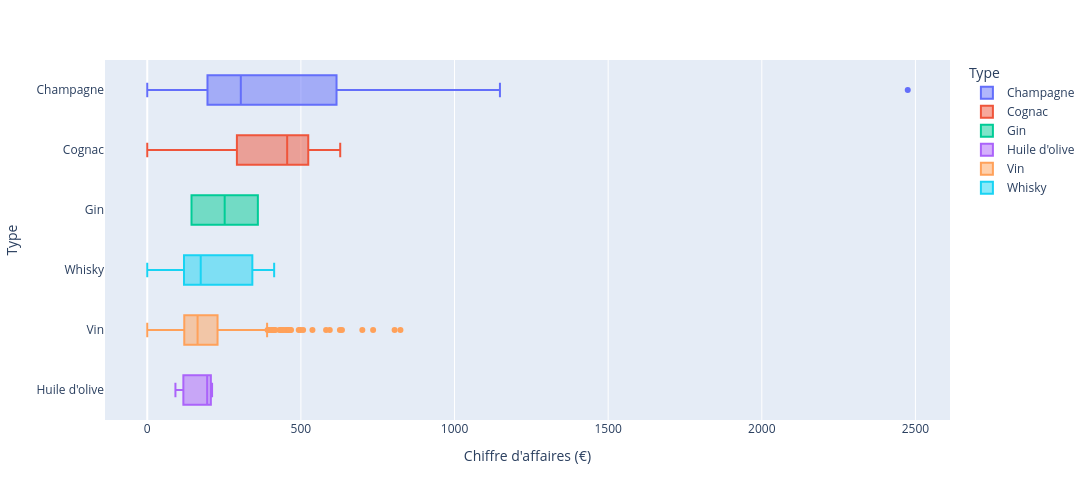

Notebook source saved alongside this figure:
### Code cell
fig = px.box(
    df_clean, y="type", x="CA", color="type", category_orders=category_orders, hover_data=df_clean,
    labels={"type":"Type","CA":"Chiffre d'affaires (€)"}, width=1100, height=500,
)
fig.update_layout(yaxis_categoryorder="mean ascending")
fig.show()

### Figure 1 — Plotly figure (JSON) as saved in the notebook; plotly's stock layout.template omitted (floating-point values rounded to 4 significant figures; data arrays with more than 128 entries replaced by an {"elided": "..."} marker saying what was removed)
{"data": [{"alignmentgroup": "True", "customdata": {"elided": "26x8 mixed values"}, "hovertemplate": "Type=%{y}<br>Chiffre d'affaires (€)=%{x}<br>product_id=%{customdata[0]}<br>price=%{customdata[1]}<br>stock_quantity=%{customdata[2]}<br>purchase_price=%{customdata[3]}<br>sku=%{customdata[4]}<br>title=%{customdata[5]}<br>name=%{customdata[6]}<br>total_sales=%{customdata[7]}<extra></extra>", "legendgroup": "Champagne", "marker": {"color": "#636efa"}, "name": "Champagne", "notched": false, "offsetgroup": "Champagne", "orientation": "h", "showlegend": true, "type": "box", "x": [2475.0, 1148.0, 1113.0, 781.2, 675.0, 672.0, 616.0, 599.2, 556.5, 372.6, 345.0, 343.0, 312.0, 297.0, 295.0, 270.0, 264.0, 213.0, 212.0, 196.0, 195.0, 180.0, 177.0, 154.8, 112.5, 0.0], "x0": " ", "xaxis": "x", "y": ["Champagne", "Champagne", "Champagne", "Champagne", "Champagne", "Champagne", "Champagne", "Champagne", "Champagne", "Champagne", "Champagne", "Champagne", "Champagne", "Champagne", "Champagne", "Champagne", "Champagne", "Champagne", "Champagne", "Champagne", "Champagne", "Champagne", "Champagne", "Champagne", "Champagne", "Champagne"], "y0": " ", "yaxis": "y"}, {"alignmentgroup": "True", "customdata": [[4406, 157, 12, 69.08, "7819", "Cognac Frapin Château de Fontpinot 1989 20 Ans d'Age", "cognac-frapin-chateau-de-fontpinot-1989-20-ans", 4], [4402, 176, 11, 78.25, "3510", "Cognac Frapin VIP XO", "cognac-frapin-vip-xo", 3], [4407, 104, 14, 46.71, "3509", "Cognac Frapin Cigar Blend", "cognac-frapin-cigar-blend", 5], [4405, 68.1, 15, 32.46, "13230", "Cognac Frapin Château de Fontpinot XO 1/2", "cognac-frapin-chateau-de-fontpinot-xo-1-2", 7], [4404, 108.5, 17, 52.22, "3507", "Cognac Frapin Château de Fontpinot XO", "cognac-frapin-fontpinot-xo", 4], [4400, 44, 12, 21.18, "14768", "Cognac Frapin 1270", "cognac-frapin-1270", 9], [4401, 62.5, 5, 27.21, "3506", "Cognac Frapin VSOP", "cognac-frapin-vsop", 3], [5932, 59.9, 13, 27.18, "523", "Cognac Normandin Mercier VFC", "cognac-normandin-mercier-vfc", 0]], "hovertemplate": "Type=%{y}<br>Chiffre d'affaires (€)=%{x}<br>product_id=%{customdata[0]}<br>price=%{customdata[1]}<br>stock_quantity=%{customdata[2]}<br>purchase_price=%{customdata[3]}<br>sku=%{customdata[4]}<br>title=%{customdata[5]}<br>name=%{customdata[6]}<br>total_sales=%{customdata[7]}<extra></extra>", "legendgroup": "Cognac", "marker": {"color": "#EF553B"}, "name": "Cognac", "notched": false, "offsetgroup": "Cognac", "orientation": "h", "showlegend": true, "type": "box", "x": [628.0, 528.0, 520.0, 476.7, 434.0, 396.0, 187.5, 0.0], "x0": " ", "xaxis": "x", "y": ["Cognac", "Cognac", "Cognac", "Cognac", "Cognac", "Cognac", "Cognac", "Cognac"], "y0": " ", "yaxis": "y"}, {"alignmentgroup": "True", "customdata": [[5913, 36, 7, 17.16, "10014", "Darnley's London Dry Gin Original", "darnleys-london-dry-gin-original", 10], [5914, 36, 4, 17.16, "14265", "Darnley's London Dry Gin Spiced", "darnleys-london-dry-gin-spiced", 4]], "hovertemplate": "Type=%{y}<br>Chiffre d'affaires (€)=%{x}<br>product_id=%{customdata[0]}<br>price=%{customdata[1]}<br>stock_quantity=%{customdata[2]}<br>purchase_price=%{customdata[3]}<br>sku=%{customdata[4]}<br>title=%{customdata[5]}<br>name=%{customdata[6]}<br>total_sales=%{customdata[7]}<extra></extra>", "legendgroup": "Gin", "marker": {"color": "#00cc96"}, "name": "Gin", "notched": false, "offsetgroup": "Gin", "orientation": "h", "showlegend": true, "type": "box", "x": [360.0, 144.0], "x0": " ", "xaxis": "x", "y": ["Gin", "Gin"], "y0": " ", "yaxis": "y"}, {"alignmentgroup": "True", "customdata": [[5756, 42.2, 9, 25.85, "7033", "Huile d'Olive Extra Vierge Planeta Selezione Chef 3L", "huile-olive-planeta-3l", 5], [5761, 19.5, 125, 12.07, "13849", "Huiles d'Olive Extra Vierge Planeta 3x 10cl", "huile-dolive-extra-vierge-planeta-3x-10cl", 10], [5760, 13.1, 24, 8.43, "11258", "Huile d'Olive Extra Vierge Planeta 50cl", "huile-dolive-extra-vierge-planeta-50cl", 7]], "hovertemplate": "Type=%{y}<br>Chiffre d'affaires (€)=%{x}<br>product_id=%{customdata[0]}<br>price=%{customdata[1]}<br>stock_quantity=%{customdata[2]}<br>purchase_price=%{customdata[3]}<br>sku=%{customdata[4]}<br>title=%{customdata[5]}<br>name=%{customdata[6]}<br>total_sales=%{customdata[7]}<extra></extra>", "legendgroup": "Huile d'olive", "marker": {"color": "#ab63fa"}, "name": "Huile d'olive", "notched": false, "offsetgroup": "Huile d'olive", "orientation": "h", "showlegend": true, "type": "box", "x": [211.0, 195.0, 91.7], "x0": " ", "xaxis": "x", "y": ["Huile d'olive", "Huile d'olive", "Huile d'olive"], "y0": " ", "yaxis": "y"}, {"alignmentgroup": "True", "customdata": {"elided": "651x8 mixed values"}, "hovertemplate": "Type=%{y}<br>Chiffre d'affaires (€)=%{x}<br>product_id=%{customdata[0]}<br>price=%{customdata[1]}<br>stock_quantity=%{customdata[2]}<br>purchase_price=%{customdata[3]}<br>sku=%{customdata[4]}<br>title=%{customdata[5]}<br>name=%{customdata[6]}<br>total_sales=%{customdata[7]}<extra></extra>", "legendgroup": "Vin", "marker": {"color": "#FFA15A"}, "name": "Vin", "notched": false, "offsetgroup": "Vin", "orientation": "h", "showlegend": true, "type": "box", "x": {"elided": "651 float values"}, "x0": " ", "xaxis": "x", "y": {"elided": "651 str values"}, "y0": " ", "yaxis": "y"}, {"alignmentgroup": "True", "customdata": [[4398, 59, 10, 28.39, "12641", "Wemyss Malts Blended Malt Scotch Whisky Peat Chimney Batch Strength", "whisky-wemyss-peat-chimney-batch-strength", 7], [5917, 122, 12, 54.24, "14775", "Wemyss Malts Single Cask Scotch Whisky Choc 'n' Nut Pretzel 2001 Bunnahabhain", "wemyss-malts-single-cask-scotch-whisky-choc-n-nut-pretzel-2001", 3], [4399, 59, 10, 28.12, "12640", "Wemyss Malts Blended Malt Scotch Whisky Spice King Batch Strength", "whisky-wemyss-spice-king-batch-strength", 6], [5918, 114, 12, 52.25, "14773", "Wemyss Malts Single Cask Scotch Whisky Chai Caramel Latte 2002 Craigellachie", "wemyss-malts-single-cask-scotch-whisky-chai-caramel-latte-2002", 3], [4391, 49.5, 7, 22.01, "11467", "Wemyss Malts Blended Malt Scotch Whisky Peat Chimney", "whisky-wemyss-peat-chimney", 5], [4395, 27.5, 9, 13.11, "11587", "Wemyss Malts Blended Scotch Whisky Lord Elcho", "whisky-lord-elcho", 7], [4397, 59, 5, 27.31, "12639", "Wemyss Malts Blended Malt Scotch Whisky The Hive Batch Strength", "whisky-wemyss-the-hive-batch-strength", 3], [4393, 57, 5, 26.13, "13765", "Wemyss Malts Blended Malt Scotch Whisky Vanilla Burst", "whisky-wemyss-vanilla-burst", 3], [4364, 49.5, 4, 23.6, "11585", "Wemyss Malts Blended Malt Scotch Whisky The Hive", "whisky-wemyss-the-hive", 3], [4392, 49.5, 3, 22.01, "11586", "Wemyss Malts Blended Malt Scotch Whisky Spice King", "whisky-wemyss-spice-king", 3], [4394, 59.8, 3, 27.96, "13766", "Wemyss Malts Blended Malt Scotch Whisky Treacle Chest", "whisky-wemyss-treacle-chest", 2], [5912, 57, 4, 25.08, "15227", "Kingsbarns Distillery Lowland Single Malt Whisky", "whisky-kingsbarns-lowland-single-malt", 2], [5916, 93, 1, 40.49, "14774", "Wemyss Malts Single Cask Scotch Whisky Chocolate Moka Cake 2005 Strathclyde", "wemyss-malts-single-cask-chocolate-moka-cake", 1], [4396, 62, 0, 28.42, "9636", "Wemyss Malts Blended Malt Scotch Whisky The Hive 12 ans", "whisky-wemyss-the-hive-12-ans", 0]], "hovertemplate": "Type=%{y}<br>Chiffre d'affaires (€)=%{x}<br>product_id=%{customdata[0]}<br>price=%{customdata[1]}<br>stock_quantity=%{customdata[2]}<br>purchase_price=%{customdata[3]}<br>sku=%{customdata[4]}<br>title=%{customdata[5]}<br>name=%{customdata[6]}<br>total_sales=%{customdata[7]}<extra></extra>", "legendgroup": "Whisky", "marker": {"color": "#19d3f3"}, "name": "Whisky", "notched": false, "offsetgroup": "Whisky", "orientation": "h", "showlegend": true, "type": "box", "x": [413.0, 366.0, 354.0, 342.0, 247.5, 192.5, 177.0, 171.0, 148.5, 148.5, 119.6, 114.0, 93.0, 0.0], "x0": " ", "xaxis": "x", "y": ["Whisky", "Whisky", "Whisky", "Whisky", "Whisky", "Whisky", "Whisky", "Whisky", "Whisky", "Whisky", "Whisky", "Whisky", "Whisky", "Whisky"], "y0": " ", "yaxis": "y"}], "layout": {"boxmode": "overlay", "height": 500, "legend": {"title": {"text": "Type"}, "tracegroupgap": 0}, "margin": {"t": 60}, "width": 1100, "xaxis": {"anchor": "y", "domain": [0, 1], "title": {"text": "Chiffre d'affaires (€)"}}, "yaxis": {"anchor": "x", "categoryarray": ["Whisky", "Vin", "Huile d'olive", "Gin", "Cognac", "Champagne"], "categoryorder": "mean ascending", "domain": [0, 1], "title": {"text": "Type"}}}}
